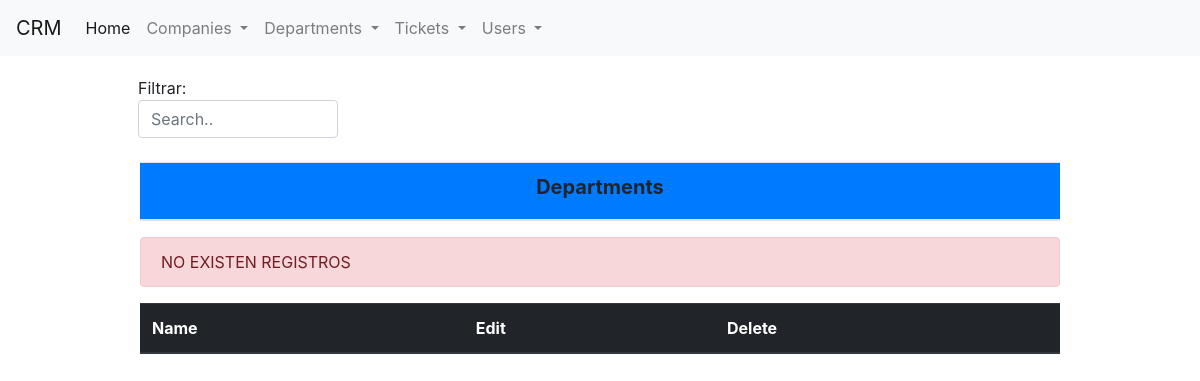
Before: /Departments/ with the older database file.
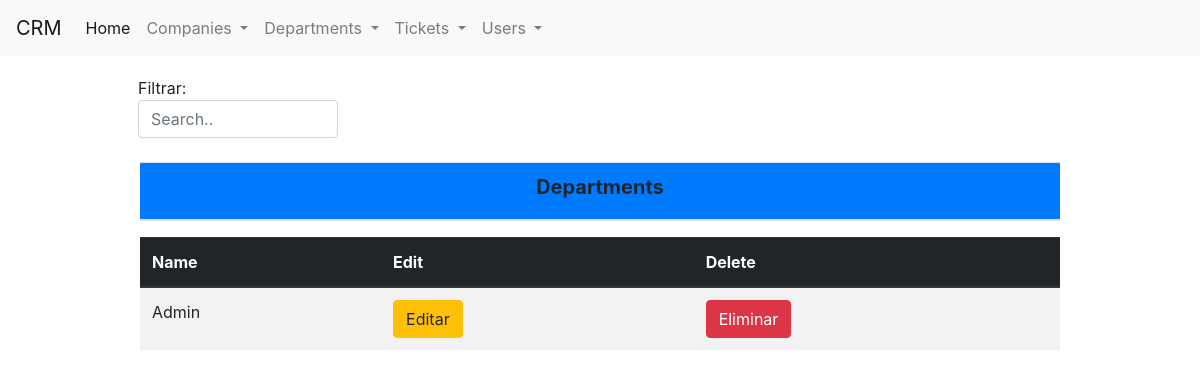
After: the same page with the newer database file.
### Departments/models.py (models this page shows, shortened)
class Departments(models.Model):
	dep_id = models.AutoField(primary_key=True)
	dep_name = models.CharField(max_length=256, null=False)

### Departments/views.py (the view)
# urls.py: path('', views.Index.as_view(), name='Index_Companies_view'),
class Index(generic.ListView):
	template_name = "Departments/index.html"
	queryset = Departments.objects.all()
	def get_queryset(self, *args, **kwargs):
		qs = Departments.objects.all()
		print(self.request.GET)
		query = self.request.GET.get("q", None)
		if query is not None:
			qs = qs.filter(Q(cmp_name__icontains=query) | Q(cmp_id__icontains=query))
		return qs
	def get_context_data(self, *args, **kwargs):
		context = super(Index, self).get_context_data(*args, **kwargs)
		context["create_form"] = FormDepartments()
		return context

### Departments/forms.py
class FormDepartments(forms.ModelForm):
	class Meta:
		model = Departments
		fields = '__all__'

### templates/Departments/index.html (shortened to what this page needs)
{% extends "base.html" %}
{% block content %}
<div class="row">
		<div class="col-md-1"></div>
		<div class="col-md-10" style="margin-top: 20px;">
			<div class="col-md-3" style="margin-left: -17px;">
			Filtrar: <input class="form-control" id="buscar" type="text" placeholder="Search..">
			<br>
			</div>
			<table class="table table-striped"><thead><th class="bg-primary" style="text-align: center;"><h5><b>Departments</b></h5></h1></th></thead></table>
			<table id="datos" class="table table-striped">
				<thead class="thead-dark">
					<th>Name</th>
					<th>Edit</th>
					<th>Delete</th>
				</thead>
				<tbody>
					{% for Departamento in object_list %}
						<tr>
							<td>{{Departamento.dep_name}}</td>
							<td><a class="btn btn-warning" href="Edit_Department/{{Departamento.dep_id}}">Editar</a></td>
							<td><a class="btn btn-danger" href="Delete_Department/{{Departamento.dep_id}}">Eliminar</a></td>
						</tr>
					{% empty%}
					<div class="alert alert-danger" role="alert">
					  NO EXISTEN REGISTROS
					</div>
					{% endfor %}
				</tbody>
			</table>
		</div>
		<div class="col-md-1"></div>
</div>
{% endblock %}

Changed rows visible on the page:
added Departments: dep_name "Admin"
Other visible differences:
text no longer shown: "NO EXISTEN REGISTROS"
